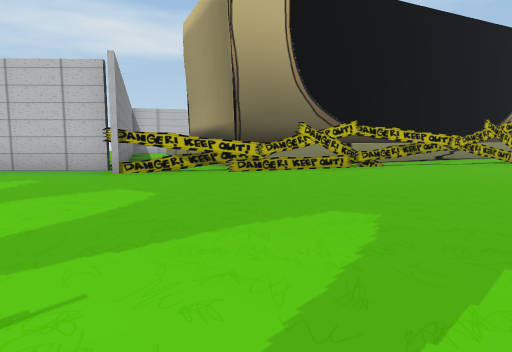
view 1 (above)

24 first-person views from a walk through a Unity game level. The camera is 1.2 m above the floor, tilts 6° down and sees 75° across. The floor is counted in squares, 2 m on a side. Each view is taken from the middle of a square. On the plan, view 1 faces up. The plan holds only what a view shows up to about 10 squares ahead; the rest is blank. The place goes on beyond the plan. The player character is not drawn.

view 2
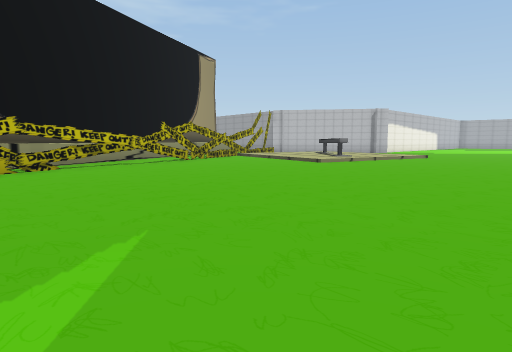

view 3
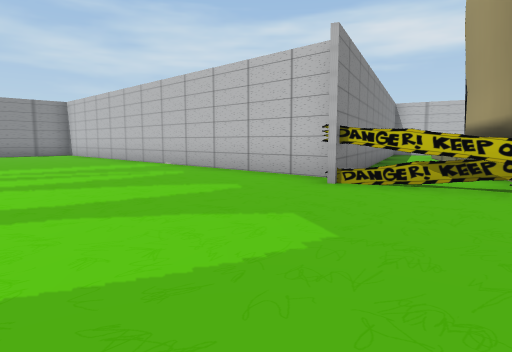

view 4
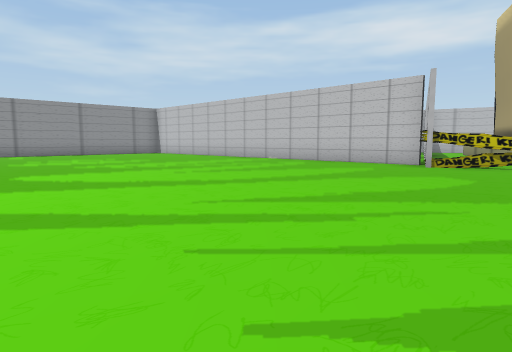

view 5
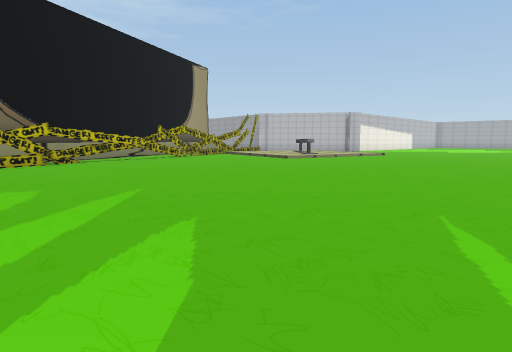

view 6
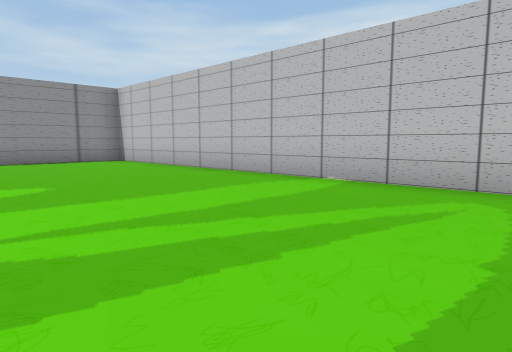

view 7
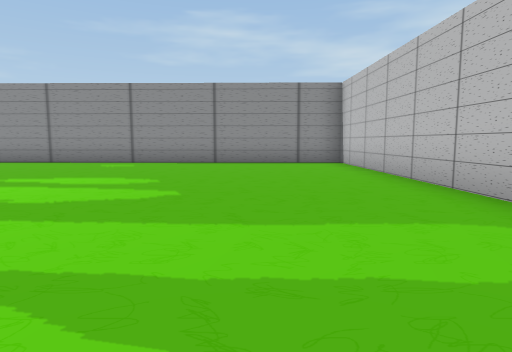

view 8
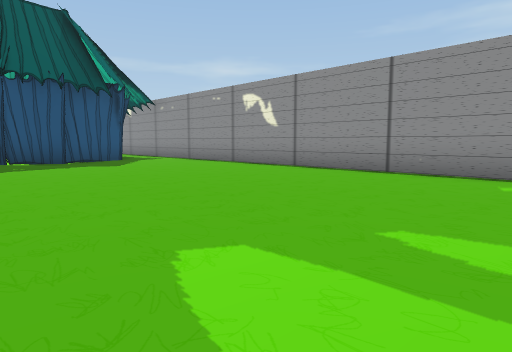

view 9
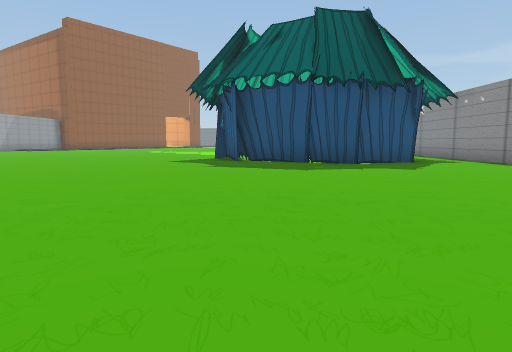

view 10
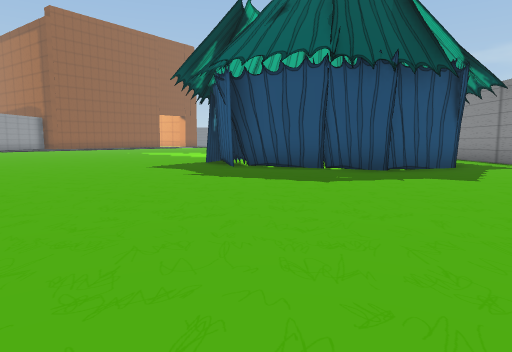

view 11
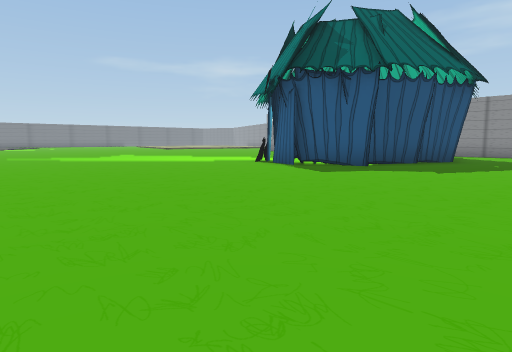

view 12
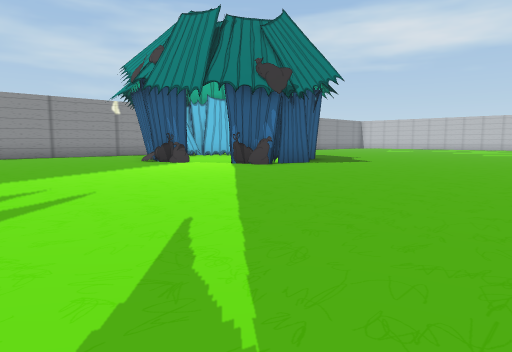

view 13
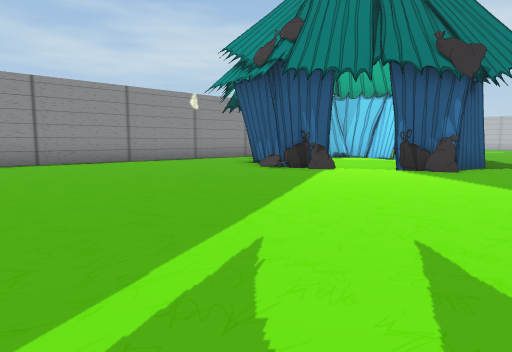

view 14
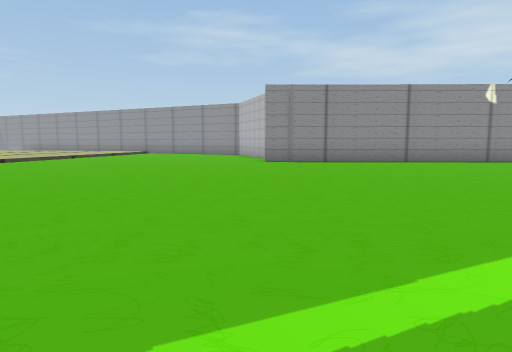

view 15
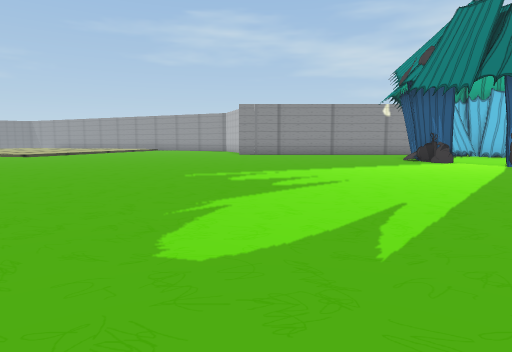

view 16
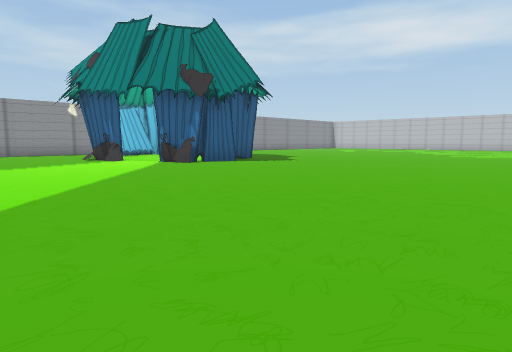

view 17
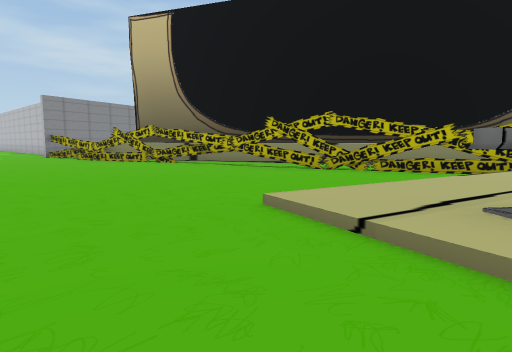

view 18
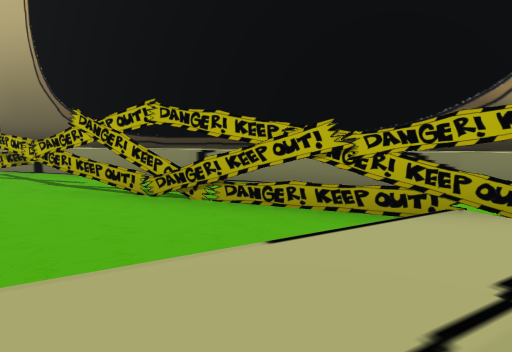

view 19
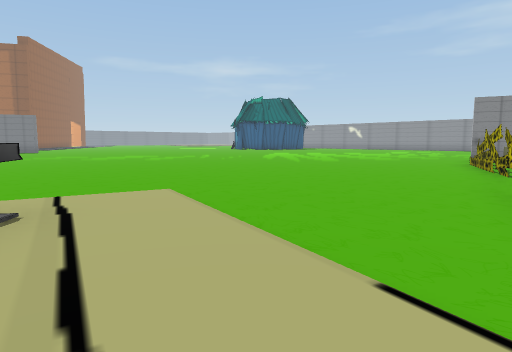

view 20
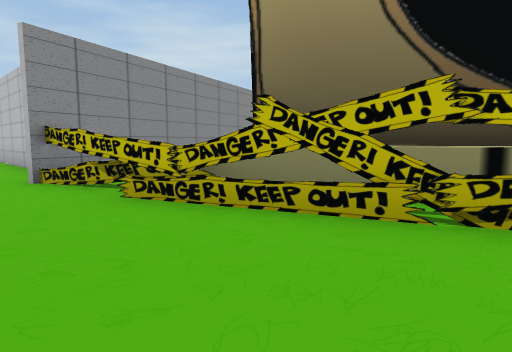

view 21
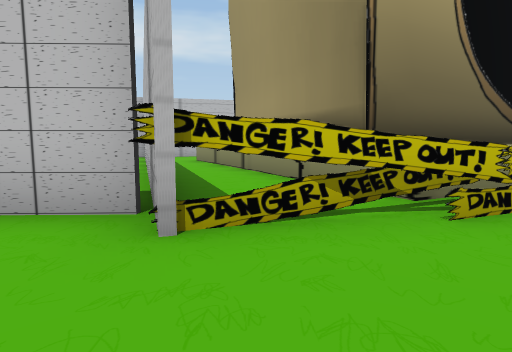

view 22
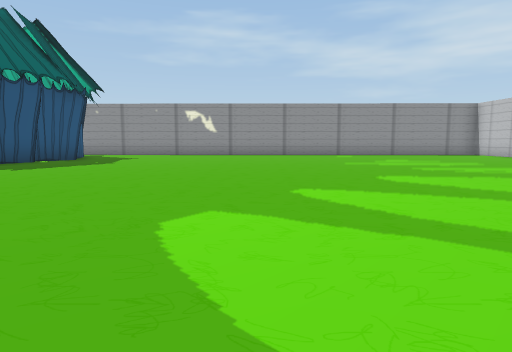

view 23
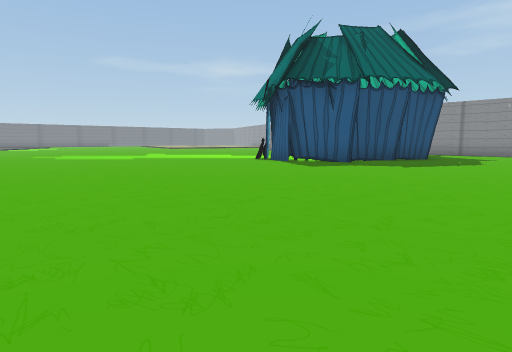

view 24
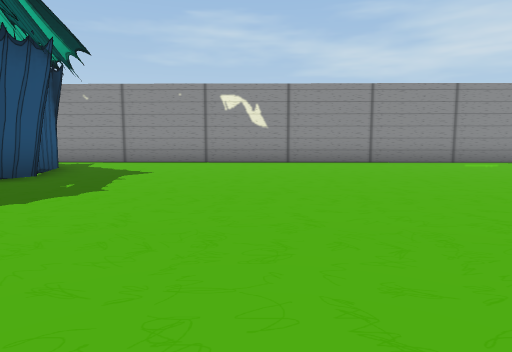

### Floor plan
Key: @ floor where view 1 was taken; # wall or solid block; . main floor; : floor 0.25 m higher than the main floor; / step, stairs or slope; = window, fence, low wall or low ledge; ^ raised ledge; O other object.
Columns run from 16 left of view 1 to 11 right of it. Each row starts with its distance up from view 1.
 13              ^^          #^
 12             #^^       ^^^^.
 11             #.^^    ^^^^  .#
 10             #.^^ ^^^^^..###/
  9             ##.^^^^^.###../:
  8              #.^^^#=#.....::
  7 ################=#......./::
  6 #......................../:O
  5 #........................//:
  4 #...........................
  3 #...........................
  2 #...........................
  1 #...........................
  0 #...............@...........
 -1 #..........................
 -2 #....................   ..
 -3 #...............
 -4 #..............
 -5 #................
 -6 #................
 -7 #................
 -8 #................
 -9 #..####..........
-10 #.##  ###.......
-11 #.   ==##.......
-12 #.   == #.......
-13 #. ##=.##.......
-14 #...###..........
-15 #................
-16 #................
-17 #................
-18 #................
-19 #...............
-20 ...............
-21 ..............
-22 .............
-23 ...........
-24 ..........
-25 ........
-26 ...  ..
-27 //

Where each view was taken, in squares from view 1:
view 1: 0 up, 0 right, facing up
view 2: 0 up, 1 right, facing up-right
view 3: 2 up, 0 right, facing up-left
view 4: 2 down, 0 right, facing up-left
view 5: 2 down, 0 right, facing up-right
view 6: 2 up, 5 left, facing up-left
view 7: 4 up, 6 left, facing left
view 8: 1 up, 9 left, facing down-left
view 9: 0 up, 9 left, facing down
view 10: 2 down, 9 left, facing down
view 11: 6 down, 1 left, facing down-left
view 12: 19 down, 2 left, facing up-left
view 13: 20 down, 6 left, facing up-left
view 14: 20 down, 6 left, facing left
view 15: 19 down, 1 left, facing left
view 16: 18 down, 0 right, facing up-left
view 17: 3 up, 11 right, facing up-left
view 18: 7 up, 11 right, facing up-left
view 19: 9 up, 11 right, facing down-left
view 20: 5 up, 3 right, facing up-left
view 21: 4 up, 2 left, facing up
view 22: 3 down, 1 left, facing left
view 23: 5 down, 0 right, facing down-left
view 24: 5 down, 6 left, facing left
